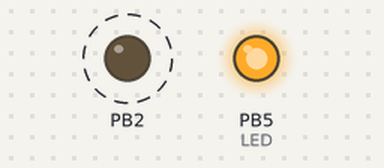
A program run on a simulated ATmega328P, built with avr-gcc and emulated at 16 MHz. Parts: output pins drawn as LEDs (lit = HIGH). Dashed ring = blinking.

Above: at 0.2 s.
Timing chart, 0 to 3.0 s (numbered marks = the images above):
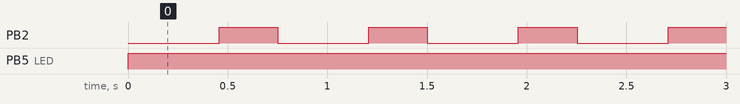

Measured:
- by itself, PB2: alternates HIGH for 0.29 s and LOW for 0.46 s
- by itself, PB5 (LED): LOW → HIGH at 0.00 s

The program:

main.c
```c
/*
 * DA2C_T3_C_1.c
 *
 * Created: 3/23/2019 2:25:57 PM
 * Author : Migggy
 */
#include <avr/io.h>
#define F_CPU 16000000UL
#include <util/delay.h>
#include <avr/interrupt.h>
volatile uint8_t tof_detected;
 ISR( TIMER0_COMPA_vect ){
	TCNT0 = 0;
	int START = 0;
	while(START != 27){
		while(TCNT0 != 255);
		TCNT0 = 0;
		START++;
	}
	PORTB ^= (1<<2);
	START = 0;
	TCNT0 = 0;
	while(START != 18){
		while(TCNT0 != 255);
		TCNT0 = 0;
		START++;
	}
	PORTB ^= (1<<2);
	START = 0;
	TCNT0 = 0;
}
 void timer0_init(){
	// Prescaler 1024
	TCCR0B |= (1 << CS02)|(1 << CS00);

	// Start counter
	TCNT0 = 0;
	TIMSK0 |= (1 << OCIE0A);
	sei();
	tof_detected = 0;
}
 int main(void){
	DDRB |= (1 << 2);
	DDRB |= (1 << 5);
	PORTB ^= (1 << 5);  // LED off
	timer0_init();
	while(1);
}
```
